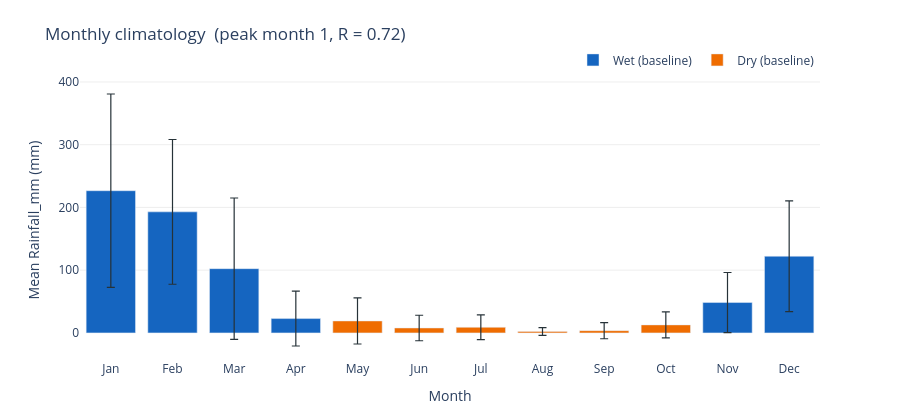

Source (notebook cell):
### Markdown cell above
### 7.2 Monthly climatology

### Code cell
fig_clim = plot_mean_monthly_rainfall(
    result,
    artifacts.fixed_monthly,
    title=f'Monthly climatology  (peak month {circ.peak_month}, R = {circ.concentration_R:.2f})',
)
fig_clim

### Figure 1 — Plotly figure (JSON) as saved in the notebook; plotly's stock layout.template omitted (floating-point values rounded to 4 significant figures)
{"data": [{"error_y": {"array": [154.2, 115.4, 112.6, 43.73, 47.89, 88.4], "color": "#263238", "thickness": 1.2, "type": "data", "visible": true, "width": 4}, "hovertemplate": "<b>%{x}</b><br>Mean Rainfall_mm: %{y:.1f} mm<br>Std: %{error_y.array:.1f} mm<br>Season: Wet<br><extra></extra>", "marker": {"color": "#1565C0"}, "name": "Wet (baseline)", "type": "bar", "x": ["Jan", "Feb", "Mar", "Apr", "Nov", "Dec"], "y": [226.7, 192.9, 102.4, 22.85, 48.42, 122.2]}, {"error_y": {"array": [36.73, 20.32, 19.7, 6.161, 12.86, 20.64], "color": "#263238", "thickness": 1.2, "type": "data", "visible": true, "width": 4}, "hovertemplate": "<b>%{x}</b><br>Mean Rainfall_mm: %{y:.1f} mm<br>Std: %{error_y.array:.1f} mm<br>Season: Dry<br><extra></extra>", "marker": {"color": "#EF6C00"}, "name": "Dry (baseline)", "type": "bar", "x": ["May", "Jun", "Jul", "Aug", "Sep", "Oct"], "y": [19.05, 7.832, 8.924, 2.097, 3.546, 12.77]}], "layout": {"barmode": "overlay", "height": 420, "hoverlabel": {"bgcolor": "white"}, "legend": {"orientation": "h", "x": 1, "xanchor": "right", "y": 1.02, "yanchor": "bottom"}, "margin": {"b": 60, "t": 80}, "paper_bgcolor": "white", "plot_bgcolor": "white", "title": {"text": "Monthly climatology  (peak month 1, R = 0.72)"}, "xaxis": {"categoryarray": ["Jan", "Feb", "Mar", "Apr", "May", "Jun", "Jul", "Aug", "Sep", "Oct", "Nov", "Dec"], "categoryorder": "array", "showgrid": false, "title": {"text": "Month"}}, "yaxis": {"gridcolor": "#EEEEEE", "showgrid": true, "title": {"text": "Mean Rainfall_mm (mm)"}}}}
